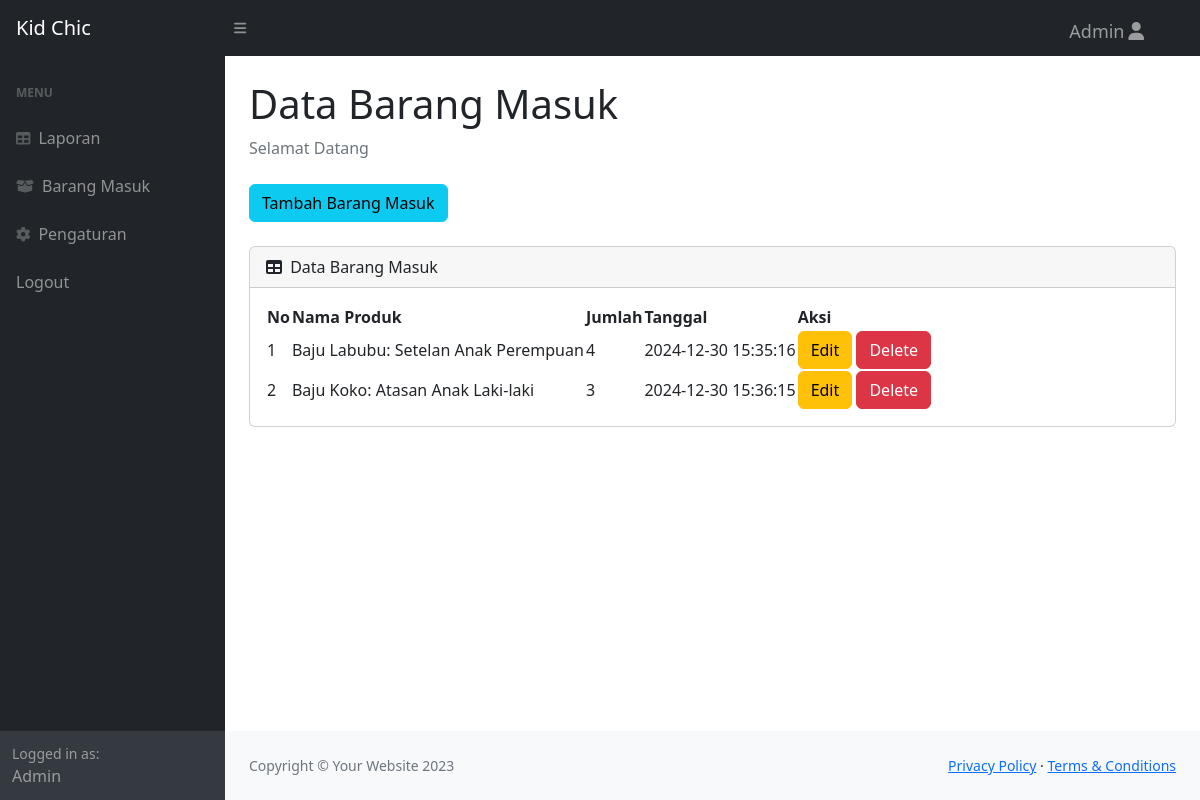
/masuk.php (signed in), run on the app's committed database.
### tables this page shows
CREATE TABLE `masuk` (
  `id_masuk` int(11) NOT NULL,
  `id_produk` int(11) NOT NULL,
  `qty` int(11) NOT NULL,
  `tanggalmasuk` timestamp NOT NULL DEFAULT current_timestamp()
);

CREATE TABLE `produkk` (
  `id_produk` int(11) NOT NULL,
  `namaproduk` varchar(30) NOT NULL,
  `deskripsi` varchar(30) NOT NULL,
  `harga` int(11) NOT NULL,
  `stok` int(11) NOT NULL,
  `image` varchar(99) DEFAULT NULL
);

### masuk.php (the view, shortened to what this page needs)
<?php
require 'ceklogin.php';
?>
<!DOCTYPE html>
<html lang="en">
    <head>
        <link href="https://cdn.jsdelivr.net/npm/simple-datatables@7.1.2/dist/style.min.css" rel="stylesheet" />
        <link href="css/styles.css" rel="stylesheet" />
    </head>
    <body class="sb-nav-fixed">
        <nav class="sb-topnav navbar navbar-expand navbar-dark bg-dark">
            <a class="navbar-brand ps-3" href="haladmin.php">Kid Chic</a>
            <button class="btn btn-link btn-sm order-1 order-lg-0 me-4 me-lg-0" id="sidebarToggle" href="#!"><i class="fas fa-bars"></i></button>
            <ul class="navbar-nav ms-auto ms-md-0 me-3 me-lg-4">
                <li class="nav-item dropdown">
                    <a class="nav-link custom-nav-link" id="navbarDropdown" href="admin.php" role="button">Admin<i class="fas fa-user fa-fw"></i></a>
            </ul>
        </nav>
        <div id="layoutSidenav">
            <div id="layoutSidenav_nav">
                <nav class="sb-sidenav accordion sb-sidenav-dark" id="sidenavAccordion">
                    <div class="sb-sidenav-menu">
                        <div class="nav">
                            <div class="sb-sidenav-menu-heading">Menu</div>
                            <a class="nav-link" href="laporan.php">
                                <div class="sb-nav-link-icon"><i class="fas fa-table"></i></div>
                                Laporan
                            </a>
                            <a class="nav-link" href="masuk.php">
                                <div class="sb-nav-link-icon"><i class="fas fa-box-open"></i></div>
                                Barang Masuk
                            </a>
                            <a class="nav-link" href="setting.php">
                                <div class="sb-nav-link-icon"><i class="fas fa-cog"></i></div>
                                Pengaturan
                            </a>
                            <a class="nav-link" href="logout.php">
                                Logout
                            </a>
                        </div>
                    </div>
                    <div class="sb-sidenav-footer">
                        <div class="small">Logged in as:</div>
                        Admin
                    </div>
                </nav>
            </div>
            <div id="layoutSidenav_content">
                <main>
                    <div class="container-fluid px-4">
                        <h1 class="mt-4">Data Barang Masuk</h1>
                        <ol class="breadcrumb mb-4">
                            <li class="breadcrumb-item active">Selamat Datang</li>
                        </ol>
                        <button type="button" class="btn btn-info mb-4" data-bs-toggle="modal" data-bs-target="#myModal">
                            Tambah Barang Masuk
                        </button>
                        <div class="card mb-4">
                            <div class="card-header">
                                <i class="fas fa-table me-1"></i>
                                Data Barang Masuk
                            </div>
                            <div class="card-body">
                                <table id="datatablesSimple">
                                    <thead>
                                        <tr>
                                            <th>No</th>
                                            <th>Nama Produk</th>
                                            <th>Jumlah</th>
                                            <th>Tanggal</th>
                                            <th>Aksi</th>
                                        </tr>
                                    </thead>
                                    <tbody>
                                    <?php
                                    $get = mysqli_query($c, "select * from masuk m, produkk p where m.id_produk=p.id_produk");
                                    $i = 1;
                                    while($p=mysqli_fetch_array($get)){
                                    $idm = $p['id_masuk'];
                                    $namaproduk = $p['namaproduk'];
                                    $deskripsi = $p['deskripsi'];
                                    $qty = $p['qty'];
                                    $tanggal = $p['tanggalmasuk'];
                                    ?>
                                        <tr>
                                            <td><?=$i++;?></td>
                                            <td><?=$namaproduk;?>: <?=$deskripsi;?></td>
                                            <td><?=$qty;?></td>
                                            <td><?=$tanggal;?></td>
                                            <td>
                                                <button type="button" class="btn btn-warning" data-bs-toggle="modal" data-bs-target="#edit<?=$idm;?>">Edit</button>
                                                <button type="button" class="btn btn-danger" data-bs-toggle="modal" data-bs-target="#delete<?=$idm;?>">Delete</button>
                                            </td>
                                        </tr>
                                    <?php
                                    };
                                    ?>
                                    </tbody>
                                </table>
                            </div>
                        </div>
                    </div>
                </main>
                <footer class="py-4 bg-light mt-auto">
                    <div class="container-fluid px-4">
                        <div class="d-flex align-items-center justify-content-between small">
                            <div class="text-muted">Copyright &copy; Your Website 2023</div>
                            <div>
                                <a href="#">Privacy Policy</a>
                                &middot;
                                <a href="#">Terms &amp; Conditions</a>
                            </div>
                        </div>
                    </div>
                </footer>
            </div>
        </div>
    </body>
</html>

### masuk.php (style rules this page uses)
.custom-nav-link { position: fixed; top: 10px; right: 45px; font-size: 18px; }

### data on the page
masuk: produkk.namaproduk "Baju Labubu", produkk.deskripsi "Setelan Anak Perempuan", qty "4", tanggalmasuk "2024-12-30 15:35:16"
masuk: produkk.namaproduk "Baju Koko", produkk.deskripsi "Atasan Anak Laki-laki", qty "3", tanggalmasuk "2024-12-30 15:36:15"
